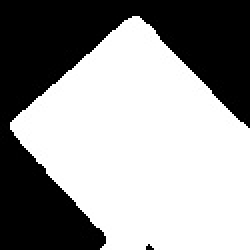
#> input picture img/tmp32.jpg, 125 x 125 px (shown 2 times larger)
$ python tmp3.py
#> lines starting #> are read from the running program, lines starting #| are printed output that depends on the picture; after the words box and inside, x2 and y2 are one past the last pixel; in counts of white or black regions, pixels touching at a corner belong together; long printed decimals are rounded
import cv2
import numpy as np
import math

def FindIOU(binary , largest_contour , box_point): # box_point : np.ndarray
    y_boundary , x_boundary = list(map(lambda x : x-1 , binary.shape))
    check_x = np.where(box_point[:,0] > x_boundary , True , False )
    check_y = np.where(box_point[:,1] > y_boundary , True , False)
    # [4 lines of commented-out code are left out]

    if any(check_x) or any(check_y):
        print("범위 초과!")
        box_point_max = np.max(box_point , axis = 0)
        intersection = np.zeros(shape=(box_point_max[1] , box_point_max[0]))
    else : intersection = np.zeros_like(binary)

    cv2.drawContours(intersection, [largest_contour], -1, 255, thickness=cv2.FILLED)
    largest_contour_area = np.sum(intersection)/255

    intersection[:,:]=0
    cv2.drawContours(intersection, [box_point], -1, 255, thickness=cv2.FILLED)
    box_contour_area=np.sum(intersection)/255

    cv2.drawContours(intersection, [largest_contour], -1, 255, thickness=cv2.FILLED)
    union_area = np.sum(intersection)/255
    intersection_area = largest_contour_area +box_contour_area - np.sum(intersection)/255
    IOU = round(intersection_area/union_area , 2)
    # [4 lines of commented-out code are left out]
    print("IOU" , IOU)
    return IOU

def FindFourPoint(corner_image , HEIGHT , WIDTH , exception = False ):
# corner_image processing
    kernel = cv2.getStructuringElement(cv2.MORPH_RECT, (3,3))
    corner_image = cv2.morphologyEx(corner_image , cv2.MORPH_CLOSE , kernel=kernel , iterations=3)
    y, x = np.where(corner_image ==255)

    ### 최상단 점 찾기 (p1)
    min_y  = min(y)
    min_y_index = np.where(y == min_y)

    if len(x[min_y_index]) > 1:
        min_x = min(x[min_y_index])
        max_x = max(x[min_y_index])
    else:
        min_x = min(x[min_y_index])
        max_x = min_x
    p1 = [[min_x , min_y] , [max_x,min_y]]

    ### x값이 가장 작은 경우(p2) y가 가장 작은 경우
    min_x  = min(x)
    min_x_index = np.where(x == min_x)
    min_y = min(y[min_x_index])

    p2 = [[min_x , min_y],[min_x , min_y]]

    ### 경계의 하단 부이면서 x가 가장 작은 경우 (p3)
    BotomY_index = np.where(y == HEIGHT-1)
    BotomX = min(x[BotomY_index])
    p3 = (BotomX , HEIGHT-1)

    ### 경계의 우측 부이면서 y가 가장 작은 경우 (p4)
    RightX_index = np.where(x == WIDTH-1)
    RightY = min(y[RightX_index])
    p4 = (WIDTH-1 , RightY)
    return p1,p2,p3,p4

def FindLargeContour_BoxPoint(image):
    '''
    input : binary_image
    output : largest_contour , box_point
    '''
    contours, _ = cv2.findContours(image, cv2.RETR_EXTERNAL, cv2.CHAIN_APPROX_SIMPLE)
    largest_contour = max(contours, key=cv2.contourArea)
    rect = cv2.minAreaRect(largest_contour)
    box_point = cv2.boxPoints(rect)
    return  largest_contour , box_point

# [21 lines left out: function FindAngle, not called in this run]

def FindAngleAndLength(iamge, reference_point , depth_rect_3channel , direction, exception = False ): # 영역 예외가 발생한 경우 (가로 영역을 늘리고, 세로 영역을 늘린 경우 exception = True)
        reference_point_draw , reference_point_angle = reference_point
        kernel = cv2.getStructuringElement(cv2.MORPH_RECT, (3,3))
        corner_image = cv2.morphologyEx(iamge , cv2.MORPH_CLOSE , kernel=kernel , iterations=3)
        y,x = np.where(corner_image ==255)
        if exception is True:
            print("예외 발생에 대한 end , start 지점 설정")
            end = int(depth_rect_3channel.shape[1]*0.5)
            start = int((end - reference_point_angle[0])*0.6) + reference_point_angle[0]
        else :
            if direction == "DOWN":
                if reference_point_angle[0] > depth_rect_3channel.shape[1] / 4:
                    print("reference_point_angle[0] > depth_rect_3channel.shape[1] / 4")
                    end = int(depth_rect_3channel.shape[1]*0.8)
                    # end = depth_rect_3channel.shape[1]
                    start = int((end - reference_point_angle[0])*0.6) + reference_point_angle[0]
                else:
                    print("reference_point_angle[0] < depth_rect_3channel.shape[1] / 4")
                    end = int(depth_rect_3channel.shape[1]*0.7)
                    start = int((end - reference_point_angle[0])*0.8) + reference_point_angle[0]
            else :# direction : UP
                end = int(depth_rect_3channel.shape[1]*0.5)
                start = int((end - reference_point_angle[0])*0.6) + reference_point_angle[0]


        candidate = range(start , end ,2)
        final_angle = 0
        candidate_list = [reference_point_angle[1] if direction== 'UP' else reference_point_angle[0]]
        cv2.circle(depth_rect_3channel , reference_point_angle , 3 , (0,0,255) , -1)
        for idx , i in enumerate(candidate):
            RightX_index = np.where(x == i)
            if len(RightX_index)==0:
                print("i값에 해당되는 RightX_index 없음")
                break
            RightY = min(y[RightX_index])
            RightPoint = (i , RightY)

            ## down에 대한 범위 벗어난 경우를 어떻게 처리하면 될까나?
            # RightY_index = np.where(y==(RightY))
            # next_X = max(x[RightY_index])

            if direction =='UP':
                if candidate_list[-1] >= RightY:
                    candidate_list.append(RightY)
                else:
                    continue
            elif direction =='DOWN':
                    candidate_list.append(RightY)
            angle = math.atan2(-(RightPoint[1] - reference_point_angle[1]) , RightPoint[0] - reference_point_angle[0])*180/math.pi
            # print(angle)
            cv2.circle(depth_rect_3channel , RightPoint , 3 , (255,0,0) , -1)
            final_angle += angle
        assert len(candidate_list)-1 >=1 , print("적합한 후보 없음")

        final_angle /= (len(candidate_list)-1)
        print("total후보 갯수 : " , len(candidate) , "선정 후보 갯수" ,len(candidate_list)-1 , candidate_list)
        print("mean angle : " , final_angle)

        if final_angle <0:
            spare_y = reference_point_draw[1]
            a = depth_rect_3channel.shape[0] - 1 - 2*reference_point_draw[1]
            b = a*math.tan(math.radians(-final_angle))
            spare_x = int(round(reference_point_draw[0]-b , 1))
            print("reference_Point : " , reference_point_draw , "a*sin : " , b , ", reference[0] : " , reference_point_draw[0] , ", spare_x : " , spare_x )

            lR = (depth_rect_3channel.shape[1] - 1 - reference_point_draw[0] - spare_x)*math.cos(math.radians(-final_angle))
            lR_Point = lR*math.cos(math.radians(-final_angle))+reference_point_draw[0] , lR*math.sin(math.radians(-final_angle))+reference_point_draw[1]
            lR_Point = list(map(lambda x : int(round(x,1)) , lR_Point))
            print(f"lR_Point :  {lR_Point}, lR : {lR}")


            lL = math.sqrt(a**2 + b**2) - lR*math.tan(math.radians(-final_angle))
            lL_Point = reference_point_draw[0] - lL*math.sin(math.radians(-final_angle)) , reference_point_draw[1] + lL*math.cos(math.radians(-final_angle))
            lL_Point = list(map(lambda x : int(round(x,1)) , lL_Point))
            print(f"lL_Point :  {lL_Point}, lL : {lL}")


            LastPoint = lR*math.cos(math.radians(-final_angle))+lL_Point[0] ,  lR*math.sin(math.radians(-final_angle))+lL_Point[1]
            LastPoint = list(map(lambda x : int(round(x,1)) , LastPoint))

            if lR > lL:
                # final_angle  = abs(final_angle)+90
                final_angle  = 180 - abs(final_angle)
            else :
                # final_angle  = abs(final_angle)
                final_angle  = 90 - abs(final_angle)
            cv2.line(depth_rect_3channel , reference_point_draw , lL_Point , (0,255,0) ,2)
            cv2.line(depth_rect_3channel, reference_point_draw , lR_Point , (0,255,0) , 2)
            cv2.line(depth_rect_3channel, lL_Point , LastPoint , (0,255,0) , 2)

            cv2.circle(depth_rect_3channel , lR_Point , 3 , (0,0,255) , -1)
            cv2.circle(depth_rect_3channel , lR_Point , 3 , (0,0,255) , -1)
            cv2.circle(depth_rect_3channel , reference_point_draw, 3 , (0,0,255) , -1)


        else : # angle >=0 인 경우. (direction = up) 인경우
            print(f"final_angle : {final_angle} , reference_point_draw : {reference_point_draw} , reference_point_draw[0] : {reference_point_draw[0]}")

            spare_x = reference_point_draw[0]
            a = depth_rect_3channel.shape[1] - 1 - 2*reference_point_draw[0]
            b = int(round(a*math.tan(math.radians(final_angle)),1))
            spare_y = int(reference_point_draw[1] - b)
            print("a*sin : " , b , ", reference[1] : " , reference_point_draw[1] , ", spare_y : " , spare_y)
            lB = (depth_rect_3channel.shape[0]-1 - reference_point_draw[1] - spare_y)*math.cos(math.radians(final_angle))
            lB_Point = lB*math.sin(math.radians(final_angle)) + reference_point_draw[0] , lB*math.cos(math.radians(final_angle)) + reference_point_draw[1]
            lB_Point = list(map(lambda x : int(round(x,1)) , lB_Point))
            print(f"lB_Point :  {lB_Point}, lB : {lB}")

            lR = math.sqrt(a**2 + b**2) - lB*math.tan(math.radians(final_angle))
            lR_Point = lR*math.cos(math.radians(final_angle))+reference_point_draw[0] , reference_point_draw[1] - lR*math.sin(math.radians(final_angle))
            lR_Point = list(map(lambda x : int(round(x,1)) , lR_Point))
            print(f"lR_Point :  {lR_Point}, lR : {lR}")

            ## LastPoint
            LastPoint = lB*math.sin(math.radians(final_angle))+lR_Point[0] , lB*math.cos(math.radians(final_angle))+lR_Point[1]
            LastPoint = list(map(lambda x : int(round(x,1)) , LastPoint))

            if lR > lB:
                final_angle  = final_angle
            else :
                final_angle  = final_angle+90
            cv2.line(depth_rect_3channel , reference_point_draw , lR_Point , (0,255,0) ,2)
            cv2.line(depth_rect_3channel, reference_point_draw , lB_Point , (0,255,0) , 2)
            cv2.line(depth_rect_3channel, lB_Point , LastPoint , (0,255,0) , 2)

            cv2.circle(depth_rect_3channel , lR_Point , 3 , (0,0,255) , -1)
            cv2.circle(depth_rect_3channel , lR_Point , 3 , (0,0,255) , -1)
            cv2.circle(depth_rect_3channel , reference_point_draw, 3 , (0,0,255) , -1)

        return final_angle


image = cv2.imread("./img/tmp32.jpg")
#> image is the input picture: shape (125, 125, 3); min 0, max 255, mean 151
depth_rect_one_channel = cv2.cvtColor(image , cv2.COLOR_BGR2GRAY)
_, depth_rect_one_channel = cv2.threshold(depth_rect_one_channel, 128, 255, cv2.THRESH_BINARY)
#> depth_rect_one_channel: shape (125, 125); 59.2% white; 2 black regions (1 under 20 px), largest, box (x1, y1, x2, y2) and area: (0, 0, 125, 125) 6364
depth_rect_3channel = cv2.cvtColor(depth_rect_one_channel, cv2.COLOR_GRAY2BGR)
#> depth_rect_3channel: shape (125, 125, 3); 59.2% white; 2 black regions (1 under 20 px)
spare_roi =3

largest_contour , box_point = FindLargeContour_BoxPoint(depth_rect_one_channel)
#> in FindLargeContour_BoxPoint, `contours, _ = cv2.findContours(image, cv2.RETR_EXTERNAL, cv2.CHAIN_APP..`: contours = 1 contour; box (x1, y1, x2, y2) and area: (5, 8, 125, 125) 9091
#> in FindLargeContour_BoxPoint, `largest_contour = max(contours, key=cv2.contourArea)`: largest_contour = contour of 57 points, box (x1, y1, x2, y2) (5, 8, 125, 125), area 9091
#> in FindLargeContour_BoxPoint, `rect = cv2.minAreaRect(largest_contour)`: rect = ((76.16, 81.8), (95.17, 126.6), -41.63)
#> in FindLargeContour_BoxPoint, `box_point = cv2.boxPoints(rect)`: box_point = [[82.66, 160.7], [-1.48, 66.09], [69.66, 2.86], [153.8, 97.52]]
        ######  boxPoint 근사화
box_int = np.intp(np.round(box_point)) # box 좌표 정수화
#> box_int = [[83, 161], [-1, 66], [70, 3], [154, 98]]
IOU = FindIOU(depth_rect_one_channel , largest_contour , box_int)
#> in FindIOU, `check_x = np.where(box_point[:,0] > x_boundary , True , False )`: check_x = [False, False, False, True]
#> in FindIOU, `check_y = np.where(box_point[:,1] > y_boundary , True , False)`: check_y = [True, False, False, False]
#> in FindIOU, `box_point_max = np.max(box_point , axis = 0)`: box_point_max = [154, 161]
#> in FindIOU, `cv2.drawContours(intersection, [largest_contour], -1, 255, thickness=c..`:
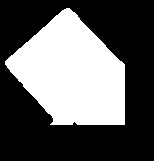
#> intersection: shape (161, 154) float64; 37.3% white; 1 white region, box (x1, y1, x2, y2) and area: (5, 8, 125, 125) 9253
#> in FindIOU, `largest_contour_area = np.sum(intersection)/255`: largest_contour_area = 9253
#> in FindIOU, `cv2.drawContours(intersection, [box_point], -1, 255, thickness=cv2.FIL..`:
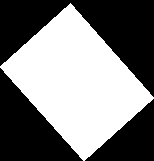
#> intersection: shape (161, 154) float64; 48.7% white; 1 white region, box (x1, y1, x2, y2) and area: (0, 3, 154, 161) 12078
#> in FindIOU, `box_contour_area=np.sum(intersection)/255`: box_contour_area = 12078
#> in FindIOU, `union_area = np.sum(intersection)/255`: union_area = 12095
#> in FindIOU, `intersection_area = largest_contour_area +box_contour_area - np.sum(in..`: intersection_area = 9236
#> in FindIOU, `IOU = round(intersection_area/union_area , 2)`: IOU = 0.76
#| IOU 0.76
#> IOU = 0.76

if IOU > 0.9: # box_point로 찾기
    angle , add_90angle = FindAngle(box_int)
    new_slice = None
    cv2.drawContours(depth_rect_3channel , [box_int] , -1 , (255,0,0) , 2)
    print("final_angle : " , angle)
else :
    ## largest_contour만을 남겨두고 나머지는 삭제
    depth_rect_one_channel = np.zeros_like(depth_rect_one_channel)
    cv2.fillPoly(depth_rect_one_channel , [largest_contour] , 255)

    HEIGHT , WIDTH =  list(map(lambda x : int(x) , (depth_rect_one_channel.shape[0]*0.5 , depth_rect_one_channel.shape[1]*0.5)))
    corner_image = depth_rect_one_channel[:HEIGHT , :WIDTH]
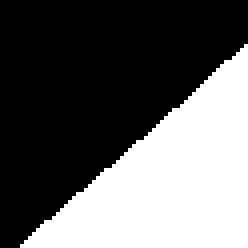
#> corner_image: shape (62, 62) (shown 4 times larger); 38.4% white; 1 white region, box (x1, y1, x2, y2) and area: (5, 11, 62, 62) 1476
    kernel = cv2.getStructuringElement(cv2.MORPH_RECT, (3,3))
    p1, p2 ,p3,p4 = FindFourPoint(corner_image , HEIGHT , WIDTH )
#> in FindFourPoint, `y, x = np.where(corner_image ==255)`: y = 1476 values from 11 to 61; x = 1476 values, max 61 at index 0, min 5 at index 1419, mean 42.26
#> in FindFourPoint, `min_y  = min(y)`: min_y = 11
#> in FindFourPoint, `min_y_index = np.where(y == min_y)`: min_y_index = ([0],)
#> in FindFourPoint, `min_x = min(x[min_y_index])`: min_x = 61
#> in FindFourPoint, `p1 = [[min_x , min_y] , [max_x,min_y]]`: p1 = [[61, 11], [61, 11]]
#> in FindFourPoint, `min_x  = min(x)`: min_x = 5
#> in FindFourPoint, `min_x_index = np.where(x == min_x)`: min_x_index = ([1419],)
#> in FindFourPoint, `min_y = min(y[min_x_index])`: min_y = 61
#> in FindFourPoint, `p2 = [[min_x , min_y],[min_x , min_y]]`: p2 = [[5, 61], [5, 61]]
#> in FindFourPoint, `BotomX = min(x[BotomY_index])`: BotomX = 5
#> in FindFourPoint, `p3 = (BotomX , HEIGHT-1)`: p3 = (5, 61)
#> in FindFourPoint, `RightY = min(y[RightX_index])`: RightY = 11
#> in FindFourPoint, `p4 = (WIDTH-1 , RightY)`: p4 = (61, 11)
#> p1 = [[61, 11], [61, 11]]; p2 = [[5, 61], [5, 61]]; p3 = (5, 61); p4 = (61, 11)

    print("p1p2p3p4 : " , p1,p2,p3,p4)
#| p1p2p3p4 :  [[61, 11], [61, 11]] [[5, 61], [5, 61]] (5, 61) (61, 11)

    if p1[0][0] < p4[0] and p2[0][0] == p3[0]: # 좌측 상단에 최고점 존재(p1) => 구하고자 하는 각도 음수
        print("좌측 상단 최고점 p1존재 , Case1")
        corner_image = cv2.morphologyEx(depth_rect_one_channel , cv2.MORPH_CLOSE , kernel=kernel , iterations=3)
        final_angle  = FindAngleAndLength(corner_image, p1 ,depth_rect_3channel , direction='DOWN')

    elif p1[0][1] == p4[1] and p2[0][0] < p3[0]: # 좌측 상단에 x값이 가장 작은 점이 있음(p2) => 구하고자 하는 각도 양수
        ## p2를 기준으로 다시 영역을 설정한 뒤 각도 계산
        print("좌측 상단 x값 가장 작음(p2) , Case2")
        corner_image = cv2.morphologyEx(depth_rect_one_channel , cv2.MORPH_CLOSE , kernel=kernel , iterations=3)
        final_angle = FindAngleAndLength(corner_image, p2 ,depth_rect_3channel , direction='UP')

    elif p1[0][0] < p4[0]  and p2[0][0] != p3[0] :# tmp17 , 19.jpg 같은 경우 반전 짤랐는데 꼭짓점이 2개 있는 경우 (첫번째 case의 변형)
        print("꼭짓점 2개 발견 , Case3")
        corner_image = cv2.morphologyEx(depth_rect_one_channel , cv2.MORPH_CLOSE , kernel=kernel , iterations=3)
        final_angle  = FindAngleAndLength(corner_image, p1 ,depth_rect_3channel, direction='DOWN')
    else : # 좌측을 더 넓게 탐색
        print("예외 경우, 영역 재탐색 (width 감소 , height 증가) , Case4")
        HEIGHT , WIDTH=  list(map(lambda x : int(x) , (depth_rect_one_channel.shape[0]*0.7 , depth_rect_one_channel.shape[1]*0.3)))
        corner_image = depth_rect_one_channel[:HEIGHT , :WIDTH]
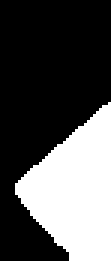
#> corner_image: shape (87, 37) (shown 3 times larger); 33% white; 1 white region, box (x1, y1, x2, y2) and area: (5, 34, 37, 87) 1062
        p1,p2,p3,p4 = FindFourPoint(corner_image , HEIGHT , WIDTH)
#> p1 = [[36, 34], [36, 34]]; p3 = (22, 86); p4 = (36, 34)
        if p1[0][0] < p4[0] and p2[0][0] == p3[0]: # 좌측 상단에 최고점 존재(p1) => 구하고자 하는 각도 음수
            ## p1을 기준으로 다시 영역을 설정한 뒤 각도 계산
            print("좌측 상단 최고점 p1존재")
            corner_image = cv2.morphologyEx(depth_rect_one_channel , cv2.MORPH_CLOSE , kernel=kernel , iterations=3)
            final_angle  = FindAngleAndLength(corner_image, p1 ,depth_rect_3channel ,direction='DOWN', exception=True)

        elif p1[0][1] == p4[1] and p2[0][0] < p3[0]: # 좌측 상단에 x값이 가장 작은 점이 있음(p2) => 구하고자 하는 각도 양수
            ## p2를 기준으로 다시 영역을 설정한 뒤 각도 계산
            print("좌측 상단 x값 가장 작음(p2)")
            corner_image = cv2.morphologyEx(depth_rect_one_channel , cv2.MORPH_CLOSE , kernel=kernel , iterations=3)
#> corner_image: shape (125, 125); 59.3% white; 1 black region, box (x1, y1, x2, y2) and area: (0, 0, 125, 125) 6354
            final_angle = FindAngleAndLength(corner_image, p2 ,depth_rect_3channel,direction='UP' , exception=True)
#> in FindAngleAndLength, `reference_point_draw , reference_point_angle = reference_point`: reference_point_draw = [5, 61]
#> in FindAngleAndLength, `y,x = np.where(corner_image ==255)`: y = 9271 values from 8 to 124; x = 9271 values, max 124 at index 3281, min 5 at index 3162, mean 71.54
#> in FindAngleAndLength, `start = int((end - reference_point_angle[0])*0.6) + reference_point_an..`: start = 39
#> in FindAngleAndLength, `candidate_list = [reference_point_angle[1] if direction== 'UP' else re..`: candidate_list = [61]
#> in FindAngleAndLength, `cv2.circle(depth_rect_3channel , reference_point_angle , 3 , (0,0,255)..`:
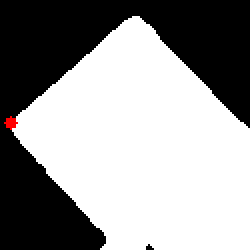
#> depth_rect_3channel: shape (125, 125, 3) (shown 2 times larger); mean B, G, R 150.8, 150.8, 151.3
#> the loop in FindAngleAndLength, `for idx , i in enumerate(candidate):` made 12 passes
#> (RightY, RightPoint, angle, final_angle) on passes 1 to 8: (31, (39, 31), 41.42, 41.42), (29, (41, 29), 41.63, 83.06), (27, (43, 27), 41.82, 124.9), (26, (45, 26), 41.19, 166.1), (24, (47, 24), 41.38, 207.4), (22, (49, 22), 41.55, 249), (20, (51, 20), 41.71, 290.7), (18, (53, 18), 41.86, 332.6)
#> after the loop in FindAngleAndLength, `for idx , i in enumerate(candidate):`:
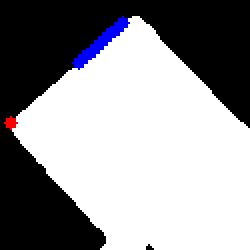
#> depth_rect_3channel: shape (125, 125, 3) (shown 2 times larger); 1.27% of pixels changed, all inside (x1, y1, x2, y2) = (36, 8, 65, 35)
#> after the loop in FindAngleAndLength, `for idx , i in enumerate(candidate):`: candidate_list = [61, 31, 29, 27, 26, 24, 22, 20, 18, 16, 15, 13, 11]; final_angle = 499.4
#> in FindAngleAndLength, `final_angle /= (len(candidate_list)-1)`: final_angle = 41.62
#| total후보 갯수 :  12 선정 후보 갯수 12 [61, 31, 29, 27, 26, 24, 22, 20, 18, 16, 15, 13, 11]
#| mean angle :  41.620
#| final_angle : 41.620 , reference_point_draw : [5, 61] , reference_point_draw[0] : 5
#> in FindAngleAndLength, `spare_x = reference_point_draw[0]`: spare_x = 5
#> in FindAngleAndLength, `a = depth_rect_3channel.shape[1] - 1 - 2*reference_point_draw[0]`: a = 114
#> in FindAngleAndLength, `b = int(round(a*math.tan(math.radians(final_angle)),1))`: b = 101
#> in FindAngleAndLength, `spare_y = int(reference_point_draw[1] - b)`: spare_y = -40
#| a*sin :  101 , reference[1] :  61 , spare_y :  -40
#> in FindAngleAndLength, `lB = (depth_rect_3channel.shape[0]-1 - reference_point_draw[1] - spare..`: lB = 77
#> in FindAngleAndLength, `lB_Point = lB*math.sin(math.radians(final_angle)) + reference_point_dr..`: lB_Point = (56.14, 118.6)
#> in FindAngleAndLength, `lB_Point = list(map(lambda x : int(round(x,1)) , lB_Point))`: lB_Point = [56, 118]
#| lB_Point :  [56, 118], lB : 77.000
#> in FindAngleAndLength, `lR = math.sqrt(a**2 + b**2) - lB*math.tan(math.radians(final_angle))`: lR = 83.89
#> in FindAngleAndLength, `lR_Point = lR*math.cos(math.radians(final_angle))+reference_point_draw..`: lR_Point = (67.72, 5.28)
#> in FindAngleAndLength, `lR_Point = list(map(lambda x : int(round(x,1)) , lR_Point))`: lR_Point = [67, 5]
#| lR_Point :  [67, 5], lR : 83.895
#> in FindAngleAndLength, `LastPoint = lB*math.sin(math.radians(final_angle))+lR_Point[0] , lB*ma..`: LastPoint = (118.1, 62.56)
#> in FindAngleAndLength, `LastPoint = list(map(lambda x : int(round(x,1)) , LastPoint))`: LastPoint = [118, 62]
#> in FindAngleAndLength, `cv2.circle(depth_rect_3channel , lR_Point , 3 , (0,0,255) , -1)`:
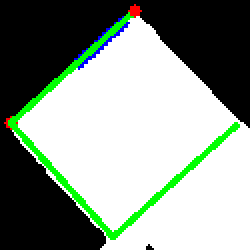
#> depth_rect_3channel: shape (125, 125, 3) (shown 2 times larger); mean B, G, R 141, 152.1, 140.2
#> final_angle = 41.62

    print(f"fianl_angle : {round(final_angle,1)}")
#| fianl_angle : 41.6


# [5 lines of commented-out code are left out]

cv2.imshow('depth_rect_one_channel', depth_rect_one_channel)
cv2.imshow('Corners2', depth_rect_3channel)
cv2.waitKey()
cv2.destroyAllWindows()
